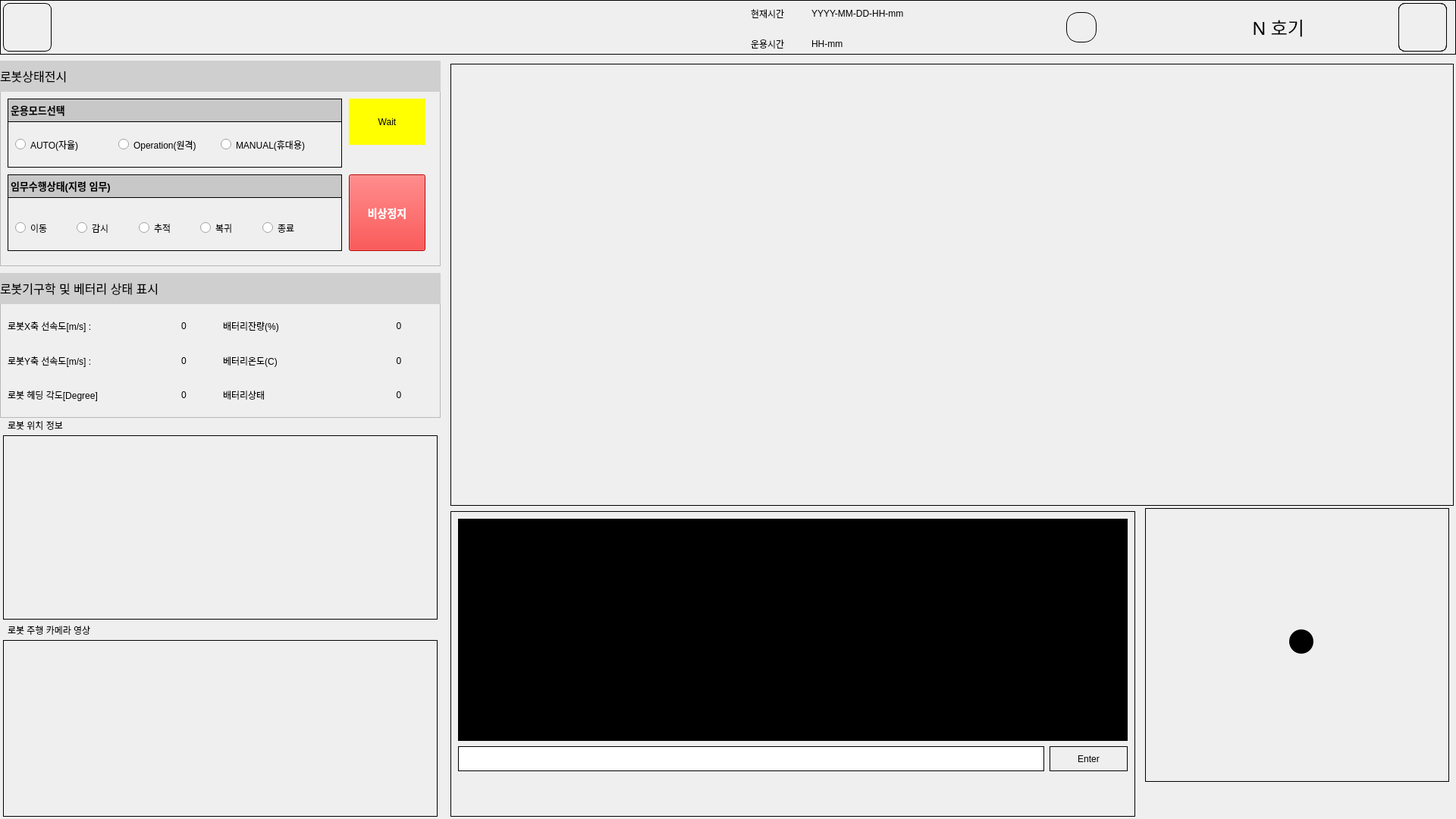
<?xml version="1.0" encoding="UTF-8"?>
<ui version="4.0">
 <class>mainForm</class>
 <widget class="QWidget" name="mainForm">
  <property name="geometry">
   <rect>
    <x>0</x>
    <y>0</y>
    <width>1920</width>
    <height>1080</height>
   </rect>
  </property>
  <property name="sizePolicy">
   <sizepolicy hsizetype="Fixed" vsizetype="Fixed">
    <horstretch>0</horstretch>
    <verstretch>0</verstretch>
   </sizepolicy>
  </property>
  <property name="minimumSize">
   <size>
    <width>1920</width>
    <height>1080</height>
   </size>
  </property>
  <property name="maximumSize">
   <size>
    <width>1920</width>
    <height>1080</height>
   </size>
  </property>
  <property name="font">
   <font>
    <family>Arial</family>
   </font>
  </property>
  <property name="windowTitle">
   <string>Control System</string>
  </property>
  <property name="styleSheet">
   <string notr="true"/>
  </property>
  <widget class="QWidget" name="widgetTopBtnBar" native="true">
   <property name="geometry">
    <rect>
     <x>0</x>
     <y>0</y>
     <width>1920</width>
     <height>72</height>
    </rect>
   </property>
   <property name="minimumSize">
    <size>
     <width>1920</width>
     <height>72</height>
    </size>
   </property>
   <property name="styleSheet">
    <string notr="true">border : 1px solid black;</string>
   </property>
   <widget class="QWidget" name="widgetBtnGoHome" native="true">
    <property name="geometry">
     <rect>
      <x>0</x>
      <y>0</y>
      <width>72</width>
      <height>72</height>
     </rect>
    </property>
    <property name="sizePolicy">
     <sizepolicy hsizetype="Fixed" vsizetype="Fixed">
      <horstretch>0</horstretch>
      <verstretch>0</verstretch>
     </sizepolicy>
    </property>
    <property name="minimumSize">
     <size>
      <width>72</width>
      <height>72</height>
     </size>
    </property>
    <property name="styleSheet">
     <string notr="true">border-radius:8px;
margin:4px;</string>
    </property>
    <widget class="QPushButton" name="btnGoHome">
     <property name="geometry">
      <rect>
       <x>0</x>
       <y>0</y>
       <width>72</width>
       <height>72</height>
      </rect>
     </property>
     <property name="minimumSize">
      <size>
       <width>72</width>
       <height>72</height>
      </size>
     </property>
     <property name="styleSheet">
      <string notr="true">border: none;
background-color: transparent;
</string>
     </property>
     <property name="text">
      <string/>
     </property>
    </widget>
    <widget class="QLabel" name="label_home">
     <property name="geometry">
      <rect>
       <x>0</x>
       <y>0</y>
       <width>72</width>
       <height>72</height>
      </rect>
     </property>
     <property name="minimumSize">
      <size>
       <width>72</width>
       <height>72</height>
      </size>
     </property>
     <property name="styleSheet">
      <string notr="true">border: none;
</string>
     </property>
     <property name="text">
      <string/>
     </property>
     <property name="pixmap">
      <pixmap resource="../assets/icons.qrc">:/홈.png</pixmap>
     </property>
     <property name="scaledContents">
      <bool>true</bool>
     </property>
     <property name="margin">
      <number>8</number>
     </property>
    </widget>
    <zorder>label_home</zorder>
    <zorder>btnGoHome</zorder>
   </widget>
   <widget class="QWidget" name="widgetTimeInfo" native="true">
    <property name="geometry">
     <rect>
      <x>980</x>
      <y>0</y>
      <width>300</width>
      <height>72</height>
     </rect>
    </property>
    <property name="styleSheet">
     <string notr="true">border: none;
</string>
    </property>
    <widget class="QLabel" name="label_8">
     <property name="geometry">
      <rect>
       <x>10</x>
       <y>10</y>
       <width>58</width>
       <height>16</height>
      </rect>
     </property>
     <property name="font">
      <font>
       <family>Arial</family>
      </font>
     </property>
     <property name="frameShape">
      <enum>QFrame::Shape::NoFrame</enum>
     </property>
     <property name="text">
      <string>현재시간</string>
     </property>
    </widget>
    <widget class="QLabel" name="label_9">
     <property name="geometry">
      <rect>
       <x>10</x>
       <y>50</y>
       <width>58</width>
       <height>16</height>
      </rect>
     </property>
     <property name="font">
      <font>
       <family>Arial</family>
      </font>
     </property>
     <property name="text">
      <string>운용시간</string>
     </property>
    </widget>
    <widget class="QLabel" name="currentTime">
     <property name="geometry">
      <rect>
       <x>90</x>
       <y>10</y>
       <width>151</width>
       <height>16</height>
      </rect>
     </property>
     <property name="text">
      <string>YYYY-MM-DD-HH-mm</string>
     </property>
    </widget>
    <widget class="QLabel" name="operationTime">
     <property name="geometry">
      <rect>
       <x>90</x>
       <y>50</y>
       <width>101</width>
       <height>16</height>
      </rect>
     </property>
     <property name="styleSheet">
      <string notr="true"/>
     </property>
     <property name="text">
      <string>HH-mm</string>
     </property>
    </widget>
   </widget>
   <widget class="QLabel" name="label_10">
    <property name="geometry">
     <rect>
      <x>1390</x>
      <y>0</y>
      <width>72</width>
      <height>72</height>
     </rect>
    </property>
    <property name="styleSheet">
     <string notr="true">border-radius : 16px;
margin : 16px
</string>
    </property>
    <property name="text">
     <string/>
    </property>
    <property name="pixmap">
     <pixmap resource="../assets/icons.qrc">:/플랫폼로봇.png</pixmap>
    </property>
    <property name="scaledContents">
     <bool>true</bool>
    </property>
    <property name="margin">
     <number>0</number>
    </property>
   </widget>
   <widget class="QLabel" name="txUnitNuberInfo">
    <property name="geometry">
     <rect>
      <x>1600</x>
      <y>0</y>
      <width>120</width>
      <height>72</height>
     </rect>
    </property>
    <property name="font">
     <font>
      <family>D2Coding</family>
      <pointsize>18</pointsize>
     </font>
    </property>
    <property name="styleSheet">
     <string notr="true">border : none;</string>
    </property>
    <property name="text">
     <string>N 호기</string>
    </property>
    <property name="alignment">
     <set>Qt::AlignmentFlag::AlignRight|Qt::AlignmentFlag::AlignTrailing|Qt::AlignmentFlag::AlignVCenter</set>
    </property>
   </widget>
   <widget class="QWidget" name="widgetbtnSetup" native="true">
    <property name="geometry">
     <rect>
      <x>1840</x>
      <y>0</y>
      <width>72</width>
      <height>72</height>
     </rect>
    </property>
    <property name="styleSheet">
     <string notr="true">border-radius : 8px;
margin : 4px;</string>
    </property>
    <widget class="QLabel" name="label_11">
     <property name="geometry">
      <rect>
       <x>0</x>
       <y>0</y>
       <width>72</width>
       <height>72</height>
      </rect>
     </property>
     <property name="styleSheet">
      <string notr="true">border : none;
padding : 4px;</string>
     </property>
     <property name="text">
      <string/>
     </property>
     <property name="pixmap">
      <pixmap resource="../assets/icons.qrc">:/설정.png</pixmap>
     </property>
     <property name="scaledContents">
      <bool>true</bool>
     </property>
     <property name="margin">
      <number>8</number>
     </property>
    </widget>
    <widget class="QPushButton" name="btnGotoSetup">
     <property name="geometry">
      <rect>
       <x>0</x>
       <y>0</y>
       <width>72</width>
       <height>72</height>
      </rect>
     </property>
     <property name="text">
      <string/>
     </property>
    </widget>
   </widget>
  </widget>
  <widget class="QWidget" name="mainCamScreen" native="true">
   <property name="geometry">
    <rect>
     <x>590</x>
     <y>80</y>
     <width>1331</width>
     <height>591</height>
    </rect>
   </property>
   <property name="styleSheet">
    <string notr="true">border : 1px solid black;
margin : 4px;</string>
   </property>
   <widget class="QLabel" name="mainCamScreen_bmpLabel">
    <property name="geometry">
     <rect>
      <x>0</x>
      <y>0</y>
      <width>1331</width>
      <height>591</height>
     </rect>
    </property>
    <property name="sizePolicy">
     <sizepolicy hsizetype="Preferred" vsizetype="Preferred">
      <horstretch>0</horstretch>
      <verstretch>0</verstretch>
     </sizepolicy>
    </property>
    <property name="text">
     <string/>
    </property>
    <property name="pixmap">
     <pixmap resource="../assets/icons.qrc">:/강수량.png</pixmap>
    </property>
    <property name="scaledContents">
     <bool>true</bool>
    </property>
   </widget>
   <widget class="QWidget" name="widget_zoom_in" native="true">
    <property name="geometry">
     <rect>
      <x>1220</x>
      <y>490</y>
      <width>91</width>
      <height>81</height>
     </rect>
    </property>
    <property name="styleSheet">
     <string notr="true">border : none;</string>
    </property>
    <widget class="QPushButton" name="btnZoomIn">
     <property name="geometry">
      <rect>
       <x>0</x>
       <y>0</y>
       <width>91</width>
       <height>81</height>
      </rect>
     </property>
     <property name="text">
      <string/>
     </property>
    </widget>
    <widget class="QLabel" name="label_3">
     <property name="geometry">
      <rect>
       <x>0</x>
       <y>0</y>
       <width>91</width>
       <height>81</height>
      </rect>
     </property>
     <property name="text">
      <string/>
     </property>
     <property name="pixmap">
      <pixmap resource="../assets/icons.qrc">:/확대.png</pixmap>
     </property>
     <property name="scaledContents">
      <bool>true</bool>
     </property>
    </widget>
    <zorder>label_3</zorder>
    <zorder>btnZoomIn</zorder>
   </widget>
  </widget>
  <widget class="QWidget" name="widgetBottomLeftScreen" native="true">
   <property name="geometry">
    <rect>
     <x>0</x>
     <y>840</y>
     <width>581</width>
     <height>241</height>
    </rect>
   </property>
   <property name="styleSheet">
    <string notr="true">border : 1px solid black;
margin : 4px;</string>
   </property>
  </widget>
  <widget class="QWidget" name="widgetBottomRightScreen" native="true">
   <property name="geometry">
    <rect>
     <x>0</x>
     <y>570</y>
     <width>581</width>
     <height>251</height>
    </rect>
   </property>
   <property name="styleSheet">
    <string notr="true">border : 1px solid black;
margin : 4px;</string>
   </property>
   <widget class="QWidget" name="widgetBottomRightCam" native="true">
    <property name="geometry">
     <rect>
      <x>450</x>
      <y>200</y>
      <width>96</width>
      <height>96</height>
     </rect>
    </property>
    <property name="styleSheet">
     <string notr="true">border:none;</string>
    </property>
   </widget>
  </widget>
  <widget class="QWidget" name="systemLog" native="true">
   <property name="geometry">
    <rect>
     <x>590</x>
     <y>670</y>
     <width>911</width>
     <height>411</height>
    </rect>
   </property>
   <property name="styleSheet">
    <string notr="true">border : 1px solid black;
margin : 4px;
</string>
   </property>
   <widget class="QPlainTextEdit" name="edLogText">
    <property name="geometry">
     <rect>
      <x>10</x>
      <y>10</y>
      <width>891</width>
      <height>301</height>
     </rect>
    </property>
    <property name="styleSheet">
     <string notr="true">background-color: rgb(0,0,0);
color : rgb(0,255,0);</string>
    </property>
    <property name="readOnly">
     <bool>true</bool>
    </property>
   </widget>
   <widget class="QLineEdit" name="lineEdit_cmd">
    <property name="geometry">
     <rect>
      <x>10</x>
      <y>310</y>
      <width>781</width>
      <height>41</height>
     </rect>
    </property>
   </widget>
   <widget class="QPushButton" name="pushButton_cmd_Send">
    <property name="geometry">
     <rect>
      <x>790</x>
      <y>310</y>
      <width>111</width>
      <height>41</height>
     </rect>
    </property>
    <property name="text">
     <string>Enter</string>
    </property>
   </widget>
  </widget>
  <widget class="QWidget" name="widget_controlKeys" native="true">
   <property name="geometry">
    <rect>
     <x>1510</x>
     <y>670</y>
     <width>401</width>
     <height>361</height>
    </rect>
   </property>
   <property name="styleSheet">
    <string notr="true">border : 1px solid black;
</string>
   </property>
   <widget class="QWidget" name="widget" native="true">
    <property name="geometry">
     <rect>
      <x>40</x>
      <y>10</y>
      <width>330</width>
      <height>330</height>
     </rect>
    </property>
    <property name="styleSheet">
     <string notr="true">border:none;</string>
    </property>
    <widget class="QWidget" name="widget_keydown" native="true">
     <property name="geometry">
      <rect>
       <x>90</x>
       <y>200</y>
       <width>151</width>
       <height>131</height>
      </rect>
     </property>
     <property name="styleSheet">
      <string notr="true">border : none;</string>
     </property>
     <widget class="QLabel" name="label_keydown_normal">
      <property name="geometry">
       <rect>
        <x>0</x>
        <y>0</y>
        <width>151</width>
        <height>131</height>
       </rect>
      </property>
      <property name="text">
       <string/>
      </property>
      <property name="pixmap">
       <pixmap resource="../assets/icons.qrc">:/방향키_하_기본.png</pixmap>
      </property>
     </widget>
     <widget class="QLabel" name="label_keydown_push">
      <property name="enabled">
       <bool>true</bool>
      </property>
      <property name="geometry">
       <rect>
        <x>0</x>
        <y>0</y>
        <width>151</width>
        <height>131</height>
       </rect>
      </property>
      <property name="text">
       <string/>
      </property>
      <property name="pixmap">
       <pixmap resource="../assets/icons.qrc">:/방향키_하_누름.png</pixmap>
      </property>
     </widget>
     <widget class="QPushButton" name="btnKeyDown">
      <property name="geometry">
       <rect>
        <x>0</x>
        <y>0</y>
        <width>151</width>
        <height>131</height>
       </rect>
      </property>
      <property name="text">
       <string/>
      </property>
     </widget>
    </widget>
    <widget class="QWidget" name="widget_keyleft" native="true">
     <property name="geometry">
      <rect>
       <x>0</x>
       <y>85</y>
       <width>120</width>
       <height>160</height>
      </rect>
     </property>
     <property name="styleSheet">
      <string notr="true">border : none;</string>
     </property>
     <widget class="QLabel" name="label_keyleft_normal">
      <property name="geometry">
       <rect>
        <x>0</x>
        <y>0</y>
        <width>120</width>
        <height>160</height>
       </rect>
      </property>
      <property name="text">
       <string/>
      </property>
      <property name="pixmap">
       <pixmap resource="../assets/icons.qrc">:/방향키_좌_기본.png</pixmap>
      </property>
     </widget>
     <widget class="QLabel" name="label_keyleft_push">
      <property name="enabled">
       <bool>true</bool>
      </property>
      <property name="geometry">
       <rect>
        <x>0</x>
        <y>0</y>
        <width>120</width>
        <height>160</height>
       </rect>
      </property>
      <property name="text">
       <string/>
      </property>
      <property name="pixmap">
       <pixmap resource="../assets/icons.qrc">:/방향키_좌_누름.png</pixmap>
      </property>
     </widget>
     <widget class="QPushButton" name="btnKeyLeft">
      <property name="geometry">
       <rect>
        <x>0</x>
        <y>0</y>
        <width>120</width>
        <height>160</height>
       </rect>
      </property>
      <property name="text">
       <string/>
      </property>
     </widget>
    </widget>
    <widget class="QWidget" name="widget_keyup" native="true">
     <property name="geometry">
      <rect>
       <x>90</x>
       <y>0</y>
       <width>151</width>
       <height>131</height>
      </rect>
     </property>
     <property name="styleSheet">
      <string notr="true">border : none;</string>
     </property>
     <widget class="QLabel" name="label_keyup_normal">
      <property name="geometry">
       <rect>
        <x>0</x>
        <y>0</y>
        <width>151</width>
        <height>131</height>
       </rect>
      </property>
      <property name="text">
       <string/>
      </property>
      <property name="pixmap">
       <pixmap resource="../assets/icons.qrc">:/방향키_상_기본.png</pixmap>
      </property>
     </widget>
     <widget class="QLabel" name="label_keyup_push">
      <property name="enabled">
       <bool>true</bool>
      </property>
      <property name="geometry">
       <rect>
        <x>0</x>
        <y>0</y>
        <width>151</width>
        <height>131</height>
       </rect>
      </property>
      <property name="text">
       <string/>
      </property>
      <property name="pixmap">
       <pixmap resource="../assets/icons.qrc">:/방향키_상_누름.png</pixmap>
      </property>
     </widget>
     <widget class="QPushButton" name="btnKeyUp">
      <property name="geometry">
       <rect>
        <x>0</x>
        <y>0</y>
        <width>151</width>
        <height>131</height>
       </rect>
      </property>
      <property name="text">
       <string/>
      </property>
     </widget>
    </widget>
    <widget class="QWidget" name="widget_keyright" native="true">
     <property name="geometry">
      <rect>
       <x>210</x>
       <y>85</y>
       <width>121</width>
       <height>161</height>
      </rect>
     </property>
     <property name="styleSheet">
      <string notr="true">border : none;</string>
     </property>
     <widget class="QLabel" name="label_keyright_normal">
      <property name="geometry">
       <rect>
        <x>0</x>
        <y>0</y>
        <width>151</width>
        <height>161</height>
       </rect>
      </property>
      <property name="text">
       <string/>
      </property>
      <property name="pixmap">
       <pixmap resource="../assets/icons.qrc">:/방향키_우_기본.png</pixmap>
      </property>
     </widget>
     <widget class="QLabel" name="label_keyright_push">
      <property name="enabled">
       <bool>true</bool>
      </property>
      <property name="geometry">
       <rect>
        <x>0</x>
        <y>0</y>
        <width>151</width>
        <height>161</height>
       </rect>
      </property>
      <property name="text">
       <string/>
      </property>
      <property name="pixmap">
       <pixmap resource="../assets/icons.qrc">:/방향키_우_누름.png</pixmap>
      </property>
     </widget>
     <widget class="QPushButton" name="btnKeyRight">
      <property name="geometry">
       <rect>
        <x>0</x>
        <y>0</y>
        <width>151</width>
        <height>161</height>
       </rect>
      </property>
      <property name="text">
       <string/>
      </property>
     </widget>
    </widget>
    <widget class="QLabel" name="label_2">
     <property name="geometry">
      <rect>
       <x>150</x>
       <y>150</y>
       <width>32</width>
       <height>32</height>
      </rect>
     </property>
     <property name="styleSheet">
      <string notr="true">background-color:black;
border-radius : 16px;</string>
     </property>
     <property name="text">
      <string/>
     </property>
    </widget>
   </widget>
  </widget>
  <widget class="QFrame" name="frameRobotControlStatus">
   <property name="geometry">
    <rect>
     <x>0</x>
     <y>80</y>
     <width>581</width>
     <height>271</height>
    </rect>
   </property>
   <property name="frameShape">
    <enum>QFrame::Shape::StyledPanel</enum>
   </property>
   <property name="frameShadow">
    <enum>QFrame::Shadow::Raised</enum>
   </property>
   <widget class="QLabel" name="label">
    <property name="geometry">
     <rect>
      <x>0</x>
      <y>0</y>
      <width>581</width>
      <height>41</height>
     </rect>
    </property>
    <property name="styleSheet">
     <string notr="true">background-color:rgb(207, 207, 207);

</string>
    </property>
    <property name="text">
     <string>&lt;html&gt;&lt;head/&gt;&lt;body&gt;&lt;p&gt;&lt;span style=&quot; font-size:12pt;&quot;&gt;로봇상태전시&lt;/span&gt;&lt;/p&gt;&lt;/body&gt;&lt;/html&gt;</string>
    </property>
    <property name="alignment">
     <set>Qt::AlignmentFlag::AlignLeading|Qt::AlignmentFlag::AlignLeft|Qt::AlignmentFlag::AlignVCenter</set>
    </property>
    <property name="margin">
     <number>4</number>
    </property>
   </widget>
   <widget class="QWidget" name="widget_op_mode_status" native="true">
    <property name="geometry">
     <rect>
      <x>10</x>
      <y>50</y>
      <width>441</width>
      <height>91</height>
     </rect>
    </property>
    <property name="styleSheet">
     <string notr="true">border : 1px solid black;</string>
    </property>
    <widget class="QLabel" name="label_5">
     <property name="geometry">
      <rect>
       <x>0</x>
       <y>0</y>
       <width>441</width>
       <height>31</height>
      </rect>
     </property>
     <property name="styleSheet">
      <string notr="true">background-color:rgb(200,200,200)</string>
     </property>
     <property name="text">
      <string>&lt;html&gt;&lt;head/&gt;&lt;body&gt;&lt;p&gt;&lt;span style=&quot; font-size:10pt; font-weight:700;&quot;&gt;운용모드선택&lt;/span&gt;&lt;/p&gt;&lt;/body&gt;&lt;/html&gt;</string>
     </property>
    </widget>
    <widget class="QGroupBox" name="groupBox">
     <property name="geometry">
      <rect>
       <x>0</x>
       <y>30</y>
       <width>441</width>
       <height>51</height>
      </rect>
     </property>
     <property name="styleSheet">
      <string notr="true">border:none;</string>
     </property>
     <property name="title">
      <string/>
     </property>
     <widget class="QWidget" name="horizontalLayoutWidget">
      <property name="geometry">
       <rect>
        <x>10</x>
        <y>10</y>
        <width>401</width>
        <height>41</height>
       </rect>
      </property>
      <layout class="QHBoxLayout" name="horizontalLayout">
       <property name="sizeConstraint">
        <enum>QLayout::SizeConstraint::SetDefaultConstraint</enum>
       </property>
       <property name="topMargin">
        <number>0</number>
       </property>
       <item>
        <widget class="QRadioButton" name="rb_opmode_auto">
         <property name="styleSheet">
          <string notr="true">border:none;
</string>
         </property>
         <property name="text">
          <string>AUTO(자율)</string>
         </property>
        </widget>
       </item>
       <item>
        <widget class="QRadioButton" name="rb_opmode_operator">
         <property name="text">
          <string>Operation(원격)</string>
         </property>
        </widget>
       </item>
       <item>
        <widget class="QRadioButton" name="rb_opmode_manual">
         <property name="text">
          <string>MANUAL(휴대용)</string>
         </property>
        </widget>
       </item>
      </layout>
     </widget>
    </widget>
   </widget>
   <widget class="QWidget" name="widget_mssion_status" native="true">
    <property name="geometry">
     <rect>
      <x>10</x>
      <y>150</y>
      <width>441</width>
      <height>101</height>
     </rect>
    </property>
    <property name="styleSheet">
     <string notr="true">border : 1px solid black;</string>
    </property>
    <widget class="QLabel" name="label_6">
     <property name="geometry">
      <rect>
       <x>0</x>
       <y>0</y>
       <width>441</width>
       <height>31</height>
      </rect>
     </property>
     <property name="styleSheet">
      <string notr="true">background-color:rgb(200,200,200)</string>
     </property>
     <property name="text">
      <string>&lt;html&gt;&lt;head/&gt;&lt;body&gt;&lt;p&gt;&lt;span style=&quot; font-size:10pt; font-weight:700;&quot;&gt;임무수행상태(지령 임무)&lt;/span&gt;&lt;/p&gt;&lt;/body&gt;&lt;/html&gt;</string>
     </property>
    </widget>
    <widget class="QGroupBox" name="groupBox_2">
     <property name="geometry">
      <rect>
       <x>0</x>
       <y>30</y>
       <width>441</width>
       <height>71</height>
      </rect>
     </property>
     <property name="styleSheet">
      <string notr="true">border:none;</string>
     </property>
     <property name="title">
      <string/>
     </property>
     <widget class="QWidget" name="horizontalLayoutWidget_2">
      <property name="geometry">
       <rect>
        <x>10</x>
        <y>20</y>
        <width>401</width>
        <height>41</height>
       </rect>
      </property>
      <layout class="QHBoxLayout" name="horizontalLayout_2">
       <property name="sizeConstraint">
        <enum>QLayout::SizeConstraint::SetDefaultConstraint</enum>
       </property>
       <property name="topMargin">
        <number>0</number>
       </property>
       <item>
        <widget class="QRadioButton" name="rb_ms_move">
         <property name="styleSheet">
          <string notr="true">border:none;
</string>
         </property>
         <property name="text">
          <string>이동</string>
         </property>
        </widget>
       </item>
       <item>
        <widget class="QRadioButton" name="rb_ms_patrol">
         <property name="text">
          <string>감시</string>
         </property>
        </widget>
       </item>
       <item>
        <widget class="QRadioButton" name="rb_ms_tracking">
         <property name="text">
          <string>추적</string>
         </property>
        </widget>
       </item>
       <item>
        <widget class="QRadioButton" name="rb_ms_return">
         <property name="text">
          <string>복귀</string>
         </property>
        </widget>
       </item>
       <item>
        <widget class="QRadioButton" name="rb_ms_stop">
         <property name="text">
          <string>종료</string>
         </property>
        </widget>
       </item>
      </layout>
     </widget>
    </widget>
   </widget>
   <widget class="QLabel" name="label_connection_status">
    <property name="geometry">
     <rect>
      <x>460</x>
      <y>50</y>
      <width>101</width>
      <height>61</height>
     </rect>
    </property>
    <property name="maximumSize">
     <size>
      <width>16777215</width>
      <height>200</height>
     </size>
    </property>
    <property name="styleSheet">
     <string notr="true">background-color:yellow;</string>
    </property>
    <property name="text">
     <string>Wait</string>
    </property>
    <property name="alignment">
     <set>Qt::AlignmentFlag::AlignCenter</set>
    </property>
   </widget>
   <widget class="QPushButton" name="btnAbnormalStop">
    <property name="geometry">
     <rect>
      <x>460</x>
      <y>150</y>
      <width>101</width>
      <height>101</height>
     </rect>
    </property>
    <property name="styleSheet">
     <string notr="true">background-color: red;
color: white;
font-size: 14px;
font-weight: bold;</string>
    </property>
    <property name="text">
     <string>비상정지</string>
    </property>
   </widget>
  </widget>
  <widget class="QFrame" name="frameRobotDeviceStatus">
   <property name="geometry">
    <rect>
     <x>0</x>
     <y>360</y>
     <width>581</width>
     <height>191</height>
    </rect>
   </property>
   <property name="frameShape">
    <enum>QFrame::Shape::StyledPanel</enum>
   </property>
   <property name="frameShadow">
    <enum>QFrame::Shadow::Raised</enum>
   </property>
   <widget class="QLabel" name="label_7">
    <property name="geometry">
     <rect>
      <x>0</x>
      <y>0</y>
      <width>581</width>
      <height>41</height>
     </rect>
    </property>
    <property name="styleSheet">
     <string notr="true">background-color:rgb(207, 207, 207);

</string>
    </property>
    <property name="text">
     <string>&lt;html&gt;&lt;head/&gt;&lt;body&gt;&lt;p&gt;&lt;span style=&quot; font-size:12pt;&quot;&gt;로봇기구학 및 베터리 상태 표시&lt;/span&gt;&lt;/p&gt;&lt;/body&gt;&lt;/html&gt;</string>
    </property>
    <property name="alignment">
     <set>Qt::AlignmentFlag::AlignLeading|Qt::AlignmentFlag::AlignLeft|Qt::AlignmentFlag::AlignVCenter</set>
    </property>
    <property name="margin">
     <number>4</number>
    </property>
   </widget>
   <widget class="QWidget" name="gridLayoutWidget">
    <property name="geometry">
     <rect>
      <x>10</x>
      <y>50</y>
      <width>561</width>
      <height>131</height>
     </rect>
    </property>
    <layout class="QGridLayout" name="gridLayout" rowstretch="0,0,0" columnstretch="2,1,2,1">
     <item row="0" column="2">
      <widget class="QLabel" name="label_17">
       <property name="text">
        <string>배터리잔량(%)</string>
       </property>
      </widget>
     </item>
     <item row="2" column="2">
      <widget class="QLabel" name="label_19">
       <property name="text">
        <string>배터리상태</string>
       </property>
      </widget>
     </item>
     <item row="2" column="0">
      <widget class="QLabel" name="label_21">
       <property name="text">
        <string>&lt;html&gt;&lt;head/&gt;&lt;body&gt;&lt;p&gt;로봇 헤딩 각도[Degree]&lt;/p&gt;&lt;/body&gt;&lt;/html&gt;</string>
       </property>
      </widget>
     </item>
     <item row="1" column="2">
      <widget class="QLabel" name="label_18">
       <property name="text">
        <string>베터리온도(C)</string>
       </property>
      </widget>
     </item>
     <item row="0" column="0">
      <widget class="QLabel" name="label_13">
       <property name="text">
        <string>로봇X축 선속도[m/s] :</string>
       </property>
      </widget>
     </item>
     <item row="2" column="1">
      <widget class="QLabel" name="robot_heading_degree">
       <property name="text">
        <string>0</string>
       </property>
       <property name="alignment">
        <set>Qt::AlignmentFlag::AlignCenter</set>
       </property>
      </widget>
     </item>
     <item row="0" column="1">
      <widget class="QLabel" name="label_robot_veloX">
       <property name="text">
        <string>0</string>
       </property>
       <property name="alignment">
        <set>Qt::AlignmentFlag::AlignCenter</set>
       </property>
      </widget>
     </item>
     <item row="1" column="1">
      <widget class="QLabel" name="label_robot_veloY">
       <property name="text">
        <string>0</string>
       </property>
       <property name="alignment">
        <set>Qt::AlignmentFlag::AlignCenter</set>
       </property>
      </widget>
     </item>
     <item row="1" column="0">
      <widget class="QLabel" name="label_20">
       <property name="text">
        <string>로봇Y축 선속도[m/s] :</string>
       </property>
      </widget>
     </item>
     <item row="0" column="3">
      <widget class="QLabel" name="label_battery_level">
       <property name="text">
        <string>0</string>
       </property>
       <property name="alignment">
        <set>Qt::AlignmentFlag::AlignCenter</set>
       </property>
      </widget>
     </item>
     <item row="1" column="3">
      <widget class="QLabel" name="label_battery_temper">
       <property name="text">
        <string>0</string>
       </property>
       <property name="alignment">
        <set>Qt::AlignmentFlag::AlignCenter</set>
       </property>
      </widget>
     </item>
     <item row="2" column="3">
      <widget class="QLabel" name="label_battery_status">
       <property name="text">
        <string>0</string>
       </property>
       <property name="alignment">
        <set>Qt::AlignmentFlag::AlignCenter</set>
       </property>
      </widget>
     </item>
    </layout>
   </widget>
  </widget>
  <widget class="QLabel" name="labelBottomRightScreen">
   <property name="geometry">
    <rect>
     <x>10</x>
     <y>550</y>
     <width>561</width>
     <height>21</height>
    </rect>
   </property>
   <property name="styleSheet">
    <string notr="true">border : none;</string>
   </property>
   <property name="text">
    <string>로봇 위치 정보</string>
   </property>
  </widget>
  <widget class="QLabel" name="labelSubCamera">
   <property name="geometry">
    <rect>
     <x>10</x>
     <y>820</y>
     <width>561</width>
     <height>21</height>
    </rect>
   </property>
   <property name="styleSheet">
    <string notr="true">border : none</string>
   </property>
   <property name="text">
    <string>로봇 주행 카메라 영상</string>
   </property>
  </widget>
 </widget>
 <resources>
  <include location="../assets/icons.qrc"/>
 </resources>
 <connections/>
</ui>
